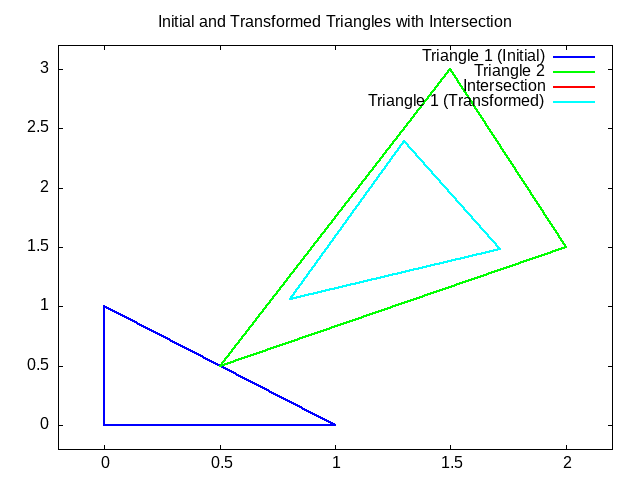

Write gnuplot code to recreate this figure.
set terminal png
set output 'intersection.png'
set title 'Initial and Transformed Triangles with Intersection'
set xrange [-0.2:2.2]
set yrange [-0.2:3.2]
plot '-' with lines lw 2 lc rgb 'blue' title 'Triangle 1 (Initial)', '-' with lines lw 2 lc rgb 'green' title 'Triangle 2', '-' with lines lw 2 lc rgb 'red' title 'Intersection', '-' with lines lw 2 lc rgb 'cyan' title 'Triangle 1 (Transformed)'
0 0
1 0
0 1
0 0
e
0.5 0.5
1.5 3
2 1.5
0.5 0.5
e
0.80595 1.06285
1.71525 1.47899
1.2991 2.38829
0.80595 1.06285
e
1.71525 1.47899
1.2991 2.38829
0.80595 1.06285
1.71525 1.47899
e
